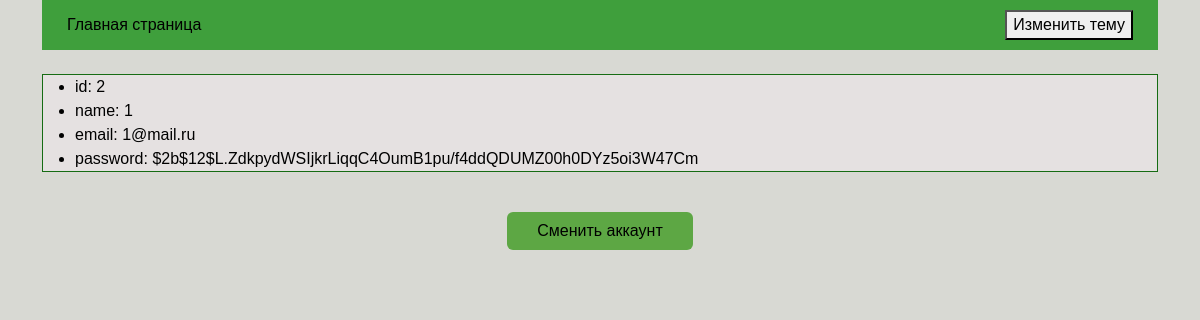
The page /profile/2 on the database its author committed.
### models.py (models this page shows)
class User(SQLModel, table=True):
    id: Optional[int] = Field(default=None, primary_key=True)
    name: str
    email: str
    password: str

### main.py (the view)
@app.get('/profile/{user_id}', response_model=User, tags=['Pages'])
async def get_profile_user(request: Request, user_id: int):
    note_statement = select(Advt).where(Advt.user_id == user_id)
    note_result = session.exec(note_statement).all()
    statement = select(User).where(User.id == user_id)
    result = session.exec(statement).first()
    if result == None:
        raise HTTPException(status_code=status.HTTP_404_NOT_FOUND)
    return templates.TemplateResponse(
        request=request,
        user_id = user_id,
        name='profile.html',
        context={
            'note_result': note_result,
            'id': result.id,
            'name': result.name,
            'email': result.email,
            'password': result.password
        }
    )

### templates/profile.html (shortened to what this page needs)
<!DOCTYPE html>
<html lang="en">
<head>
    <link href="https://cdn.jsdelivr.net/npm/bootstrap@5.3.3/dist/css/bootstrap.min.css" rel="stylesheet"
>
</head>
<body class="light-theme">
    <div class="container">
        <div style='height:45px; display: flex;
        justify-content: space-between; align-items: center;
        padding: 25px;' class="header">
            <div class="left">
                <a href="/"> Главная страница </a>
            </div>
            <div class="right">
            <div style='justify-content: space-between; align-items: center;' class="d-grid gap-2 d-md-block mx-auto">
                <button id='themeToggle'>Изменить тему</button>
            </div>
            </div>
        </div>
        <br>
        {%block body%}
        <ul class="elastic">
            <li class="elastic-item">id: {{id}}</li>
            <li class="elastic-item">name: {{name}}</li>
            <li class="elastic-item">email: {{email}}</li>
            <li class="elastic-item">password: {{password}}</li>
        </ul>
        {% endblock %}
        <br>
        <div class="d-grid gap-5 col-2 mx-auto">
            <a class="btn" href="{{ url_for('switch_account') }}"> Сменить аккаунт </a>
        </div>
    </div>
</body>
</html>

### templates/profile.html (style rules this page uses)
body { font-family: Century, sans-serif; transition: background-color 0.7s ease; }
body.light-theme { background-color: #D8D9D3; color: #000000; }
.header { background-color: #3F9F3C; }
.btn { background-color: #5DA744; color: black; }
.elastic { background-color: #E5E1E1; color: #000000; border: 1.5px solid #166C13; }
a { text-decoration: none; color: black; }

### rows shown on the page
User: email "1@mail.ru", password "$2b$12$L.ZdkpydWSIjkrLiqqC4OumB1pu/f4ddQDUMZ00h0DYz5oi3W47Cm"

### other values the page prints
{{ id }} "2"
{{ name }} "1"
